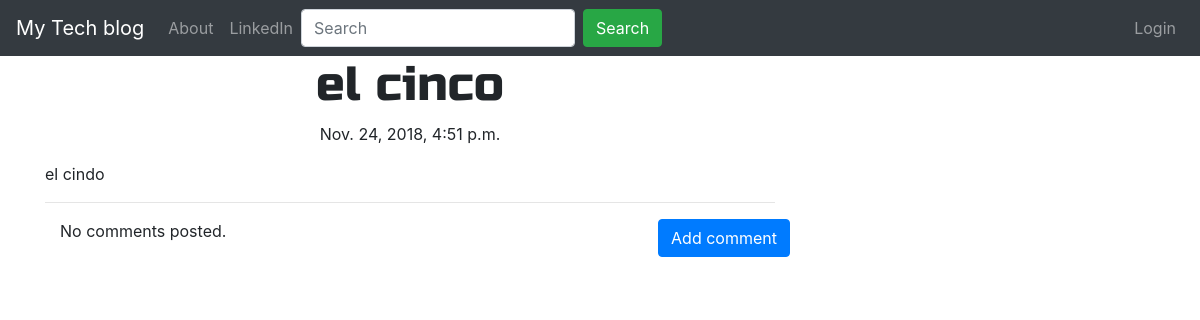
Screenshot of /post/7/ with the database file from the repository.
### blog/models.py (models this page shows, shortened)
class Post(models.Model):
    author = models.ForeignKey('auth.User',on_delete=models.DO_NOTHING)
    title = models.CharField(max_length=200)
    text = models.TextField()
    created_date = models.DateTimeField(default=timezone.now)
    published_date = models.DateTimeField(blank=True, null=True)

### blog/views.py (the view)
# urls.py: path('post/<int:pk>/',views.PostDetailView.as_view(),name='post_detail'),
class PostDetailView(DetailView):
    model = Post

### blog/templates/blog/post_detail.html (shortened to what this page needs)
{% extends 'blog/base.html' %}
{% block content %}
        <h1 class='posttitle loader'>{{ post.title }}</h1>
        {% if post.published_date %}
            <div class="date postdate">
                {{ post.published_date }}
            </div>
        {% else %}
            <a class="btn btn-default" href="{% url 'post_publish' pk=post.pk %}">Publish</a>
        {% endif %}
      <p class='postcontent' >{{ post.text|safe|linebreaksbr }}</p>
  <hr>
  <a class="btn btn-primary btn-comment" href="{% url 'add_comment_to_post' pk=post.pk %}">Add comment</a>
  <div class="container">
  {% for comment in post.comments.all %}
  <br>
      {% if user.is_authenticated or comment.approved_comment %}
              {{ comment.created_date }}
              {% if not comment.approved_comment %}
                  <a class="btn btn-default" href="{% url 'comment_remove' pk=comment.pk %}"><i class="fa fa-trash"></i> Trash</button></a>
                  <a class="btn btn-default" href="{% url 'comment_approve' pk=comment.pk %}"><i class="far fa-thumbs-up"></i> Publish</a>
              {% endif %}
          <p>{{ comment.text|safe|linebreaks }}</p>
          <p>Posted by: <strong>{{ comment.author }}</strong></p>
      {% endif %}
  {% empty %}
      <p>No comments posted.</p>
  {% endfor %}
</div>
{% endblock %}

### blog/static/css/blog.css (style rules this page uses)
.postdate { text-align: center; }
.posttitle { font-family: 'Russo One', sans-serif; font-size: 3em; text-align: center; }
.postcontent { font-family: 'Montserrat'; font-size: 1.5em; }
.btn-comment { position: absolute; right: 0px; }

### rows the page displays
Post: title "el cinco", published_date "Nov. 24, 2018, 4:51 p.m.", text "el cindo"
